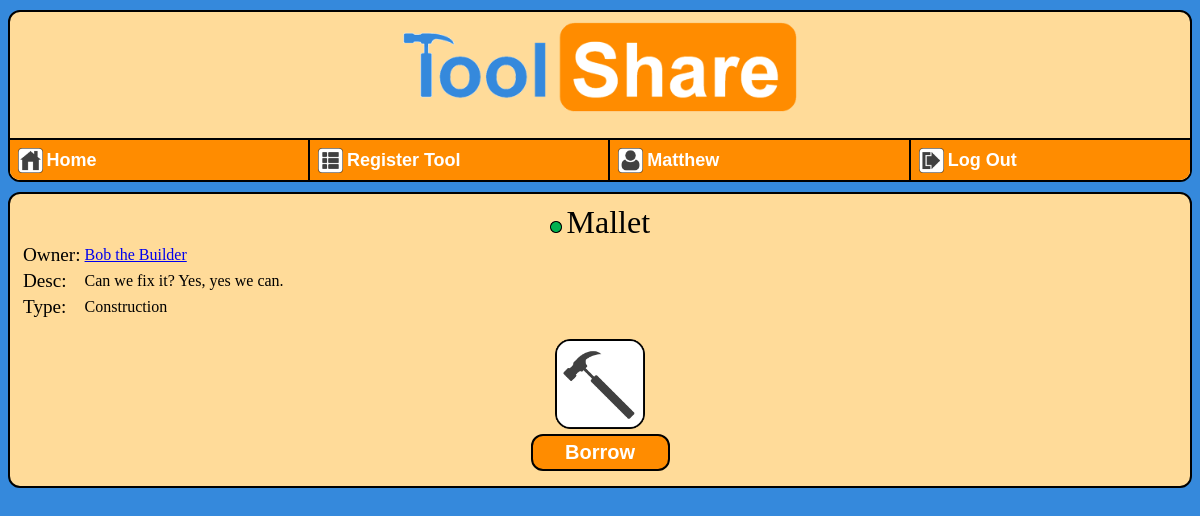
/2/ (signed in), run on the app's committed database.
### tools/models.py (models this page shows, shortened)
class UserProfile(models.Model):
    user = models.OneToOneField(User)
    community = models.ForeignKey(Community)
    sharer_rating = models.FloatField(default=0)
    sharer_rating_count = models.IntegerField(default=0)
    borrower_rating = models.FloatField(default=0)
    borrower_rating_count = models.IntegerField(default=0)
    def canrent(self):
        nrent = 0
        my_tool_list = Tool.objects.filter(owner = self)
        if len(my_tool_list) > 5:
            nrent = 5
        else:
            nrent = len(my_tool_list)
        my_rent_list = Rent.objects.filter(renter = self, returned = 0)
        if len(my_rent_list) < nrent:
            return 1
        else:
            return 0

class Tool(models.Model):
    owner = models.ForeignKey(UserProfile)
    tool_name = models.CharField(max_length=30)
    tool_desc = models.CharField(max_length=512)
    TOOL_TYPE_CHOICES = (
            (0,"Powertool"),
            (1,"Construction"),
            (2,"Automotive"),
            (3,"Garden"),
            (4,"Other"),
            )
    tool_type = models.IntegerField(choices=TOOL_TYPE_CHOICES)
    def rentable_default():
        return 1
    rentable = models.BooleanField(default=rentable_default)
    def requested(self):
        request_list = RentRequest.objects.filter(tool_requested = self, req_status = 0)
        if len(request_list) > 0:
            return 1
        else:
            return 0

### tools/views/detail_controller.py (the view)
# urls.py: url(r'^(?P<tool_id>\d+)/$', detail_controller.detail, name='detail'),
def detail(request, tool_id):
    delete = None
    user = None
    rent = None
    if request.user.is_authenticated():
        tool = Tool.objects.filter(pk=tool_id)
        user_profile = UserProfile.objects.get(user=request.user)
        if len(tool) == 0:
            return HttpResponseRedirect(reverse('tools:tools'))
        else:
            tool = Tool.objects.get(pk=tool_id)
            if tool.owner.community == user_profile.community:
                request_list = RentRequest.objects.filter()
                tool_request_list = RentRequest.objects.filter(tool_requested = tool, req_status = 0)
                myrequest = RentRequest.objects.filter(requester = user_profile, tool_requested = tool, req_status = 0)
                if (tool.rentable == 0):
                    checkrent = Rent.objects.filter(tool_rented = tool, returned = 0)
                    if len(checkrent) != 0:
                        rent = Rent.objects.get(tool_rented = tool, returned = 0)
                context = {'myrequest':myrequest, 'tool': tool, 'rent': rent, 'user': user_profile, 'request_list' : request_list, 'tool_request_list' : tool_request_list}
                return render(request, 'tools/detail.html', context)
            else:
                return HttpResponseRedirect(reverse('tools:tools'))
    return HttpResponseRedirect(reverse('tools:login'))

### tools/templates/tools/detail.html (shortened to what this page needs)
{% load staticfiles %}
<head>
	<link rel="stylesheet" type="text/css" href="{% static 'tools/style.css' %}" />
</head>
{% include "tools/banner.html" %}
<dir>
    <center>
        {% include "tools/status.html" %}
        <font size="6">{{tool.tool_name}} </font>
        <table id = "information">
            <tr >
                <td>
                    <big>Owner: </big>
                </td>
                <td>
                    {% if tool.owner == user %}
                        <a href="{% url 'tools:user' %}?u={{tool.owner.pk}}">You own this tool</a>
                    {% else %}
                        <a href="{% url 'tools:user' %}?u={{tool.owner.pk}}">{{ tool.owner.user.get_full_name }}</a>
                    {% endif %}
                </td>
            </tr>
            <tr>
                <td>
                    <big>Desc: </big>
                </td>
                <td>
                    {{tool.tool_desc}}
                <td>
            </tr>
            <tr>
                <td>
                    <big>Type: </big>
                </td>
                <td>
                    {{tool.get_tool_type_display}}
                <td>
            </tr>
        </table>
        <br>
        {% include "tools/icon.html" %}
        <br>
        {% if tool.owner == user %}
            {% if not rent %}
                <table>
                     <tr>
                        <td>
                            <a href="{%url 'tools:list'%}?a=0&t={{tool.pk}}"id="button">Edit</a>
                        </td>
                        <td>
                            <a href="{%url 'tools:list'%}?a=1&t={{tool.pk}}" id="deletebutton"onclick="makeAlert()">Remove</a>
                        </td>
                    </tr>
                </table>
            {% else %}
                <table>
                     <tr>
                        <td>
                            <dir id="deadbutton">Edit</dir>
                        </td>
                        <td>
                            <dir id="deadbutton">Remove</dir>
                        </td>
                    </tr>
                </table>
            {% endif %}
            {% if rent %}
                Currently rented by: {{rent.renter.user.get_full_name}}
            {% elif not rent and not tool.rentable %}
                Tool is not being shared.
            {% endif%}
        {%else%}
            {%if rent %}
                {% if rent.renter == user %}
                    <a href="{%url 'tools:returntool'%}?u={{user.pk}}&t={{tool.pk}}"id="button">Return</a>
                {% else %}
                    <dir id="deadbutton">Borrow</dir>
                    {% if rent %}
                        Currently rented by: {{rent.renter.user.get_full_name}}
                    {% endif %}
                {% endif %}
            {% else %}
                {% if not user.canrent %}
                    <dir id="deadbutton">Borrow</dir>
                    {% if user.numrent == 0 %}
                        You can't rent a tool because you have no tools registered.
                    {% else %}
                        You're renting your maximum amount of tools ({{user.numrent}}).
                    {% endif %}
                {% else %}
                    {% if tool.rentable == 1 and not myrequest and user.canrent %}
                        <a href="{%url 'tools:rent'%}?u={{user.user.pk}}&t={{tool.pk}}"id="button">Borrow</a>
                    {% elif not rent and not tool.rentable %}
                        <dir id="deadbutton">Borrow</dir>
                        Tool is not being shared.
                    {% else %}
                        <dir id="deadbutton">Borrow</dir>
                        You already requested this tool!
                    {% endif %}
                {% endif %}
            {% endif %}
        {% endif %}
    </center>
</dir>

### tools/templates/tools/banner.html (shortened to what this page needs)
{% load staticfiles %}
<dir id = "banner">
	<center><a href="{% url 'tools:tools' %}"><img id="bannerpic" src="{% static 'tools/banner.png' %}"/></a></center>
	<br>
    {% if user.user.is_authenticated%}
    <dir id = "nav">
    <ul>
        <li class="auth">
            <a href="{% url 'tools:tools' %}" id="nav">
                <table>
                    <tr>
                        <td>
                            <img id="pic_small" src="{% static 'tools/home.png' %}"/>
                        </td>
                        <td>
                            <font size=4>Home</font>
                        </td>
                    </tr>
                </table>
            </a>
        </li>
        <li class="auth">
            <a href="{%url 'tools:list'%}"id="nav">
                <table>
                    <tr>
                        <td>
                            <img id="pic_small" src="{% static 'tools/register.png' %}"/>
                        </td>
                        <td>
                            <font size=4>Register Tool</font>
                        </td>
                    </tr>
                </table>
            </a>
        </li>
        <li class="auth">
            <a href="{% url 'tools:user' %}?u={{user.pk}}"id="nav">
                <table>
                    <tr>
                        <td>
                            <img id="pic_small" src="{% static 'tools/user.png' %}"/>
                        </td>
                        <td>
                            <font size=4>{{user.user.first_name}}</font>
                        </td>
                    </tr>
                </table>
            </a>
        </li>
        <li class="auth">
            <a href="{%url 'tools:login'%}?a=1"id="nav">
                <table>
                    <tr>
                        <td>
                            <img id="pic_small" src="{% static 'tools/logout.png' %}"/>
                        </td>
                        <td>
                            <font size=4>Log Out</font>
                        </td>
                    </tr>
                </table>
            </a>
        </li>
    </ul>
    {% endif %}
    </dir>
</dir>

### tools/static/tools/style.css (style rules this page uses)
#information { display: block; table-layout: fixed; margin-left:0%; }
#bannerpic { padding: 10px; height: 90px; width: 394px; }
#pic_small { height: 25px; width: 25px; }
#banner { padding: 0px; }
#nav { box-sizing:border-box; border-radius: 0px; border: 1px solid black; width: 102%; padding: 0px; margin: -2px; overflow:hidden; }
#nav ul { margin: 0; padding: 0; list-style:none; box-sizing:border-box }
#nav ul li.auth { float:left; padding: 0px; width: 25%; box-sizing:border-box }
#nav ul li a { display: block; text-decoration: none; background: #FF8C00; width: 100%; padding: 5px; height: 43px; border: 1px solid black; border-radius: 0px; margin: -0.5px; float: left; display: block; }
#nav ul li a tr td { font-size: 125%; font-family: "Arial", Arial, sans-serif; font-weight: bold; color: #FFFFFF; }
#button { display: block; background: #FF8C00; padding: 5px; width: 125px; border: 2px solid black; border-radius: 12px; margin: 5px; font-size: 125%; font-family: "Arial", Arial, sans-serif; font-weight: bold; text-decoration: none; text-align: center; color: #FFFFFF; }
dir { background: #FFDB99; padding: 10px; border: 2px solid black; border-radius: 12px; margin: 10px auto; overflow: hidden }

### data on the page
UserProfile: user.first_name "Matthew"
Tool: tool_name "Mallet", owner.user.get_full_name "Bob the Builder", tool_desc "Can we fix it? Yes, yes we can.", tool_type "Construction"
